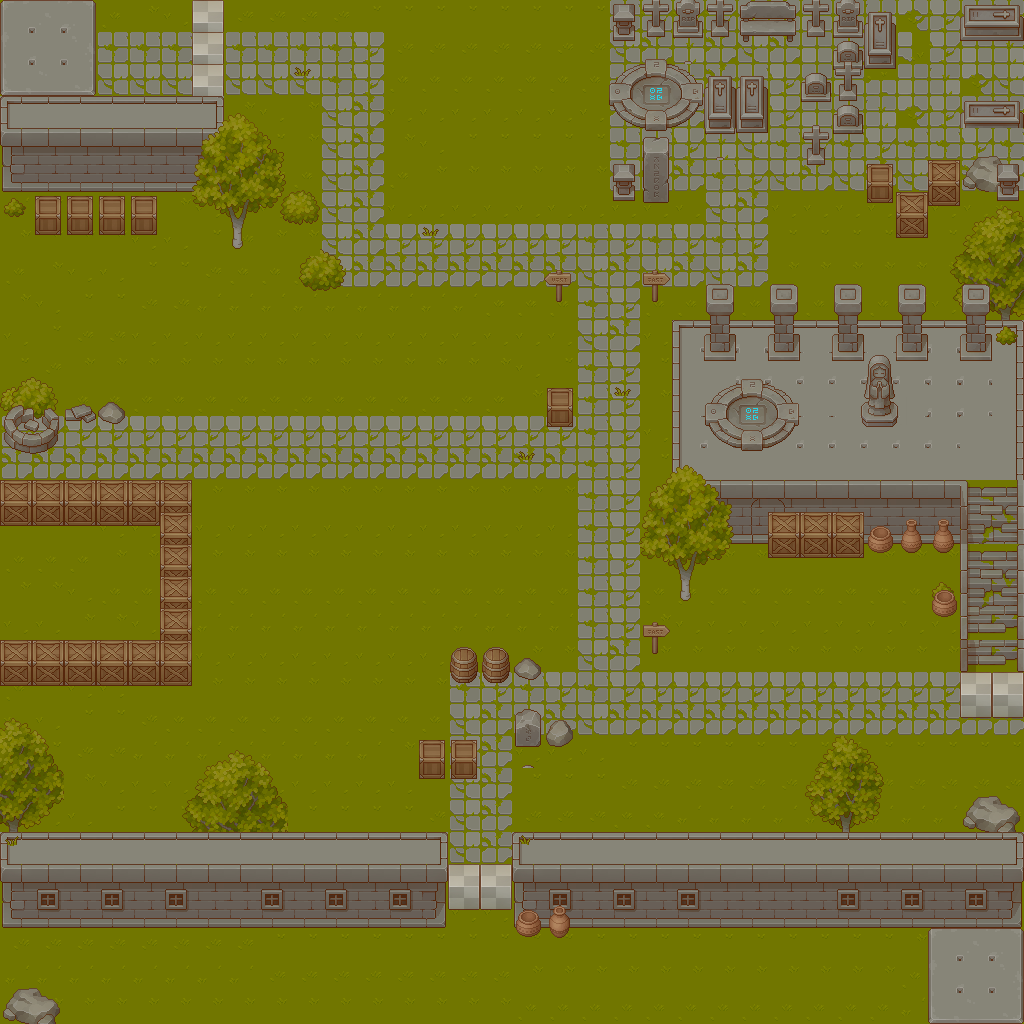

A level layout from a 2D game, rendered from its tile map. Below: a short description, then the map file with tile-grid data replaced by summaries:
An orthogonal 32x32 tile map with 32x32 px tiles, 12 tile layers (Background, Trees, Floor, Shadow, ...).

<map version="1.10" tiledversion="1.10.1" orientation="orthogonal" renderorder="right-down" width="32" height="32" tilewidth="32" tileheight="32" infinite="0" nextlayerid="21" nextobjectid="1">
 <editorsettings>
  <export target="../Maps_data.lua" format="lua" />
 </editorsettings>
 <tileset firstgid="1" source="TileSet1.tsx" />
 <layer id="1" name="Background" width="32" height="32">
  <data>[1024 cells, 1024 non-empty, 6 distinct tile ids]</data>
 </layer>
 <layer id="14" name="Trees" width="32" height="32">
  <data>[1024 cells, 65 non-empty, 39 distinct tile ids]</data>
 </layer>
 <layer id="9" name="Floor" width="32" height="32">
  <data>[1024 cells, 333 non-empty, 13 distinct tile ids]</data>
 </layer>
 <layer id="20" name="Shadow" width="32" height="32">
  <data>[1024 cells, 0 non-empty, 0 distinct tile ids]</data>
 </layer>
 <layer id="18" name="Grass" width="32" height="32">
  <data>[1024 cells, 21 non-empty, 13 distinct tile ids]</data>
 </layer>
 <layer id="15" name="Cimetery" width="32" height="32">
  <data>[1024 cells, 31 non-empty, 22 distinct tile ids]</data>
 </layer>
 <layer id="16" name="Cimetery2" width="32" height="32">
  <data>[1024 cells, 20 non-empty, 9 distinct tile ids]</data>
 </layer>
 <layer id="10" name="Walls" width="32" height="32">
  <data>[1024 cells, 173 non-empty, 40 distinct tile ids]</data>
 </layer>
 <layer id="19" name="Trees2" width="32" height="32">
  <data>[1024 cells, 30 non-empty, 15 distinct tile ids]</data>
 </layer>
 <layer id="13" name="Deco" width="32" height="32">
  <data>[1024 cells, 116 non-empty, 54 distinct tile ids]</data>
 </layer>
 <layer id="17" name="Animations" width="32" height="32">
  <data>[1024 cells, 4 non-empty, 2 distinct tile ids]</data>
 </layer>
 <layer id="12" name="Items" width="32" height="32">
  <data>[1024 cells, 55 non-empty, 25 distinct tile ids]</data>
 </layer>
</map>
